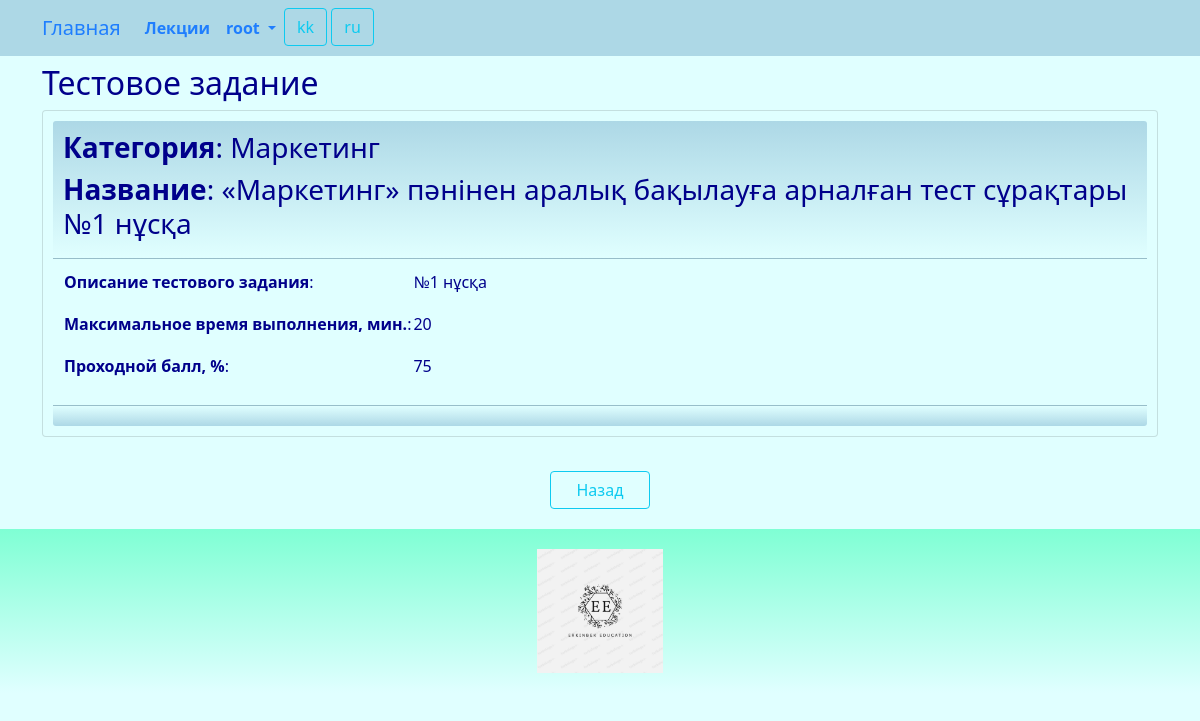
Page /teststask/read/1/ (signed in) on the committed database.
### guide/models.py (models this page shows, shortened)
class Teststask(models.Model):
    category = models.ForeignKey(Category, related_name='teststask_category', on_delete=models.CASCADE)
    title = models.CharField(_('teststask_title'), max_length=255)
    details = models.TextField(_('teststask_details'), blank=True, null=True)
    minutes = models.IntegerField(_('minutes'))
    limit = models.IntegerField(_('limit'))
    class Meta:
        db_table = 'teststask'
        indexes = [
            models.Index(fields=['title']),
        ]
        ordering = ['title']

class Category(models.Model):
    title = models.CharField(_('category_title'), max_length=128, unique=True)
    class Meta:
        db_table = 'category'
    def __str__(self):
        return "{}".format(self.title)

### guide/views.py (the view)
# urls.py: path('teststask/read/<int:id>/', views.teststask_read, name='teststask_read'),
@login_required
@group_required("Managers")
def teststask_read(request, id):
    try:
        teststask = Teststask.objects.get(id=id)
        return render(request, "teststask/read.html", {"teststask": teststask})
    except Teststask.DoesNotExist:
        return HttpResponseNotFound("<h2>Teststask not found</h2>")

### guide/views.py (called while the page is built)
def group_required(*group_names):
    def in_groups(u):
        if u.is_authenticated:
            if bool(u.groups.filter(name__in=group_names)) | u.is_superuser:
                return True
        return False
    return user_passes_test(in_groups, login_url='403')

### templates/teststask/read.html (shortened to what this page needs)
{% extends "base.html" %}
{% load i18n %}
{% block content %}
<h2>{% trans "teststask" %}</h2>
<div class="card">
	<div class="card-header">
		<h3><strong>{% trans "category" %}</strong>: {{ teststask.category }}</h3>
		<h3><strong>{% trans "title" %}</strong>: {{ teststask.title }}</h3>
	</div>
	<div class="card-body">
		<table>
			<tr>
				<td><p><strong>{% trans "teststask_details" %}</strong>:</p></td>
				<td><p>{{ teststask.details }}</p></td>
			</tr>
			<tr>
				<td><p><strong>{% trans "minutes" %}</strong>:</p></td>
				<td><p>{{ teststask.minutes }}</p></td>
			</tr>
			<tr>
				<td><p><strong>{% trans "limit" %}</strong>:</p></td>
				<td><p>{{ teststask.limit }}</p></td>
			</tr>
		</table>
	</div>
	<div class="card-footer">
	</div>
</div>
<br>
<div class="div-button-center">
	<a class="btn btn-outline-info" style="width:100px" href="{% url 'teststask_index' %}">{% trans "Back" %}</a>
</div>
{% endblock content %}

### templates/base.html (shortened to what this page needs)
<!DOCTYPE html>
{% load static %}
{% load i18n %}
<html>
<head>
	<link href="https://cdn.jsdelivr.net/npm/bootstrap@5.0.2/dist/css/bootstrap.min.css" rel="stylesheet">
	<link rel="stylesheet" href="{% static 'css/styles.css' %}" />
	<link rel="stylesheet" href="{% static 'css/choosen.css' %}" />
</head>
<nav class="navbar navbar-expand-lg justify-content-center">
	<div class="container">
		<div class="collapse navbar-collapse" id="mainMenu">
			<ul class="navbar-nav me-auto mb-2 mb-lg-0">
				<a class="navbar-brand" href="{{ HTTP_HOST }}/">{% trans "Home" %}</a>
				<li class="nav-item">
					<a class="nav-link" href="{% url 'lecture' %}">{% trans "lectures" %}</a>
				</li>
				{% if user.is_authenticated %}
				<li class="nav-item dropdown">
					<a class="nav-link dropdown-toggle" href="#" id="navbarDropdown" role="button" data-bs-toggle="dropdown" aria-expanded="false">
						{{ user.username }}
					</a>
				</li>
				{% else %}
				<form class="form-inline ml-auto">
					<a href="{% url 'login' %}" class="btn btn-outline-secondary">{% trans "Log In" %}</a>
					<a href="{% url 'signup' %}" class="btn btn-primary ml-2">{% trans "Sign up" %}</a>
				</form>
				{% endif %}
				<form action="{% url 'set_language' %}" method="post">
					{% get_current_language as LANGUAGE_CODE %}
					{% get_available_languages as LANGUAGES %}
					{% get_language_info_list for LANGUAGES as languages %}
					{% for language in languages %}
					<button type="submit" class="btn btn-outline-info" name="language" value="{{ language.code }}">
						{{ language.code }}
					</button>
					{% endfor %}
				</form>
			</ul>
		</div>
	</div>
</nav>
<body>
	<div class="container">
		{% block content%}{% endblock content %}
	</div>
</body>
<footer class="container-fluid text-center bg-lightgray">
	<div class="copyrights">
		<img src="{% static 'images/logo.jpg' %}" alt="logo" style="height:144px; padding: 10px;">
	</div>
</footer>
<link rel="stylesheet" href="https://cdn.datatables.net/1.13.8/css/dataTables.bootstrap5.min.css">
<link href="{% static 'css/jquery.fancybox.min.css' %}" rel="stylesheet">
</html>

### static/css/styles.css (style rules this page uses)
:root { --navbar-background-color: LightBlue; --navbar-text-color: #1F7EFE; --main-background-color-light: LightCyan; --main-background-color-dark: LightBlue; --main-text-color: DarkBlue; --main-header-color: DarkBlue; --main-text-attention-color: Purple; --footer-background-color-light: LightCyan; --footer-background-color-dark: Aquamarine; --footer-text-color: Teal; --card-background-color-light: LightCyan; --card-background-color-dark: LightBlue; --card-text-color: SeaGreen; --table-background-color-light: LightCyan; --table-background-color-dark: #F5F5F5; --table-text-color: DarkBlue; --star-size: 30px; --star-color: LightYellow; --star-background: Yellow ; }
.navbar { background-color: var(--navbar-background-color); color: var(--navbar-text-color); }
.navbar .navbar-nav, .navbar .navbar-nav .navbar-text { color: var(--navbar-text-color); }
.navbar ul { background-color: var(--navbar-background-color); color: var(--navbar-text-color); }
.navbar li { background-color: var(--navbar-background-color); color: var(--navbar-text-color); }
.navbar a { background-color: var(--navbar-background-color); color: var(--navbar-text-color); }
.navbar-brand { background-color: var(--navbar-background-color); color: var(--navbar-text-color); }
.nav-item { background-color: var(--navbar-background-color); color: var(--navbar-text-color); font-weight: bold; }
body { background-color: var(--main-background-color-light); }
h1, h2, h3, h4, h5, h6 { color: var(--main-header-color); }
p, ul, li, label { color: var(--main-text-color); }
.card { background-color: var(--card-background-color-light); color: var(--card-text-color); margin-top: 5px; padding: 10px; }
.card-header { background-image: linear-gradient(top, var(--card-background-color-dark), var(--card-background-color-light)); background-image: -o-linear-gradient(top, var(--card-background-color-dark), var(--card-background-color-light)); background-image: -moz-linear-gradient(top, var(--card-background-color-dark), var(--card-background-color-light)); background-image: -webkit-linear-gradient(top, var(--card-background-color-dark), var(--card-background-color-light)); color: var(--card-text-color); padding: 10px; }
.card-body { background-color: var(--card-background-color-light); color: var(--card-text-color); padding: 10px; }
.card-footer { background-image: linear-gradient(top, var(--card-background-color-light), var(--card-background-color-dark)); background-image: -o-linear-gradient(top, var(--card-background-color-light), var(--card-background-color-dark)); background-image: -moz-linear-gradient(top, var(--card-background-color-light), var(--card-background-color-dark)); background-image: -webkit-linear-gradient(top, var(--card-background-color-light), var(--card-background-color-dark)); color: var(--card-text-color); padding: 10px; }
.div-button-center { text-align: center; padding: 10px; }
footer { background-image: linear-gradient(top, var(--footer-background-color-dark), var(--footer-background-color-light)); background-image: -o-linear-gradient(top, var(--footer-background-color-dark), var(--footer-background-color-light)); background-image: -moz-linear-gradient(top, var(--footer-background-color-dark), var(--footer-background-color-light)); background-image: -webkit-linear-gradient(top, var(--footer-background-color-dark), var(--footer-background-color-light)); margin-top: 10px; padding: 10px; }

### rows in the picture
Teststask: category "Маркетинг", title "«Маркетинг» пәнінен аралық бақылауға арналған тест сұрақтары №1 нұсқа", details "№1 нұсқа", minutes "20", limit "75"

### other values in the picture
{{ user.username }} "root"
{{ language.code }} "kk" "ru"
